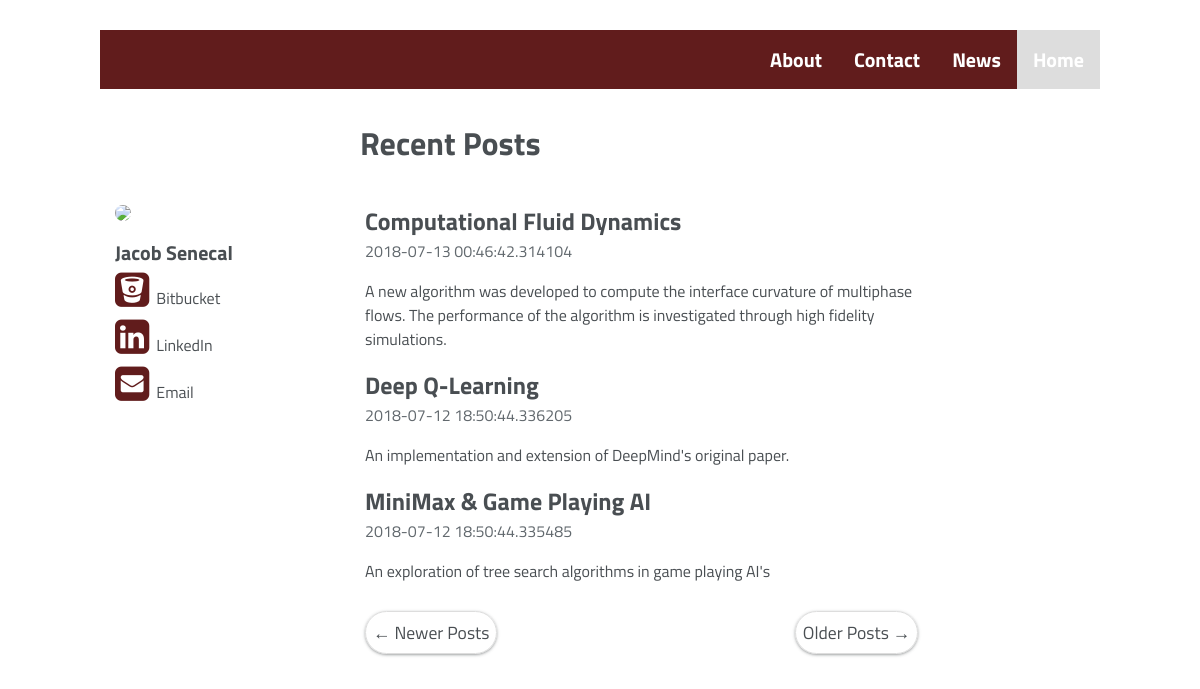
The app's page /index?page=2 with its own data.
### app/models.py (models this page shows, shortened)
class Post(db.Model):
    id = db.Column(db.Integer, primary_key=True)
    body = db.Column(db.String(140))
    timestamp = db.Column(db.DateTime, index=True, default=datetime.utcnow)
    title = db.Column(db.String(140))
    link = db.Column(db.String(140))

### app/main/routes.py (the view)
@bp.route('/')
@bp.route('/index')
def index():
    page = request.args.get('page', 1, type=int)
    posts = Post.query.order_by(Post.timestamp.desc()).paginate(page, current_app.config['POSTS_PER_PAGE'], False)
    next_url = url_for('main.index', page=posts.next_num) if posts.has_next else None
    prev_url = url_for('main.index', page=posts.prev_num) if posts.has_prev else None
    return render_template('index.html', title='Home', posts=posts.items, next_url=next_url, prev_url=prev_url)

### app/templates/index.html
{% extends "base.html" %}
{% block app_content %}
    <h1 style="margin-left: 26%;">Recent Posts</h1>
    <div class="row">
        <div class="col-3">
            <div class="bio">
                <div class="author_avatar">
                    <img id="profile" class="author_avatar" src="{{ url_for('static', filename="img/prof_pic.jpg") }}">
                </div>
                <div class="author_desc">Jacob Senecal</div>
                <div class="author_urls_wrapper">
                    <ul class="author_urls social_icons">
                        <li> <a href="#"><i class="fa fa-bitbucket-square fa-2x" aria-hidden="true"></i>Bitbucket</a></li>
                        <li><a href="#"><i class="fa fa-linkedin-square" aria-hidden="true"></i>LinkedIn</a></li>
                        <li><a href="#"><i class="fa fa-envelope-square" aria-hidden="true"></i>Email</a></li>
                    </ul>
                </div>
            </div>
        </div>
        <div class="col-7">
            {% for post in posts %}
                {% include '_post.html' %}
            {% endfor %}
            <nav aria-label="...">
                <ul class="pager">
                    <li class="previous{% if not prev_url %} disabled{% endif %}">
                        <a href="{{ prev_url or '#' }}">
                            <span aria-hidden="true">&larr;</span> Newer Posts
                        </a>
                    </li>
                    <li class="next{% if not next_url %} disabled{% endif %}">
                        <a href="{{ next_url or '#' }}">
                            Older Posts <span aria-hidden="true">&rarr;</span>
                        </a>
                    </li>
                </ul>
            </nav>
        </div>
    </div>
{% endblock %}

### app/templates/_post.html
<div class="post-head">
    <a href="#"><h2 class="post-title">{{ post.title }}</h2></a>
    <p class="post-date">{{ post.timestamp }}</p>
    <p class=post-desc>{{ post.body }}</p>
</div>

### app/static/css/main.css (style rules this page uses)
* { box-sizing: border-box; }
a { text-decoration: none; }
ul { list-style-type: none; }
.row::after { content: ""; clear: both; display: table; }
[class*="col-"] { float: left; padding: 15px; }
.col-3 { width: 25%; }
.col-7 { width: 58.33%; }
body { margin: 0; font-family: 'Titillium Web', Helvetica, sans-serif; color: #494e52; }
.author_urls { display: block; position: relative; margin: 0; padding: 0; border: 0; background: transparent; box-shadow: none; }
.author_urls_wrapper { vertical-align: middle; position: relative; }
.author_urls a { display: block; margin-bottom: 5px; padding-right: 5px; padding-top: 2px; color: inherit; font-size: 1em; text-decoration: none; }
.social_icons i { font-size: 40px; padding-right: 7px; color: rgb(97, 28, 28); }
#profile { width: 100%; max-width: 140px; border-radius: 50%; }
.author_desc { padding-top: 10px; font-size: 20px; font-weight: bold; color: #494e52; }
.post-title { color: #494e52; margin: 0; }
.post-date { color: #62696e; margin: 0; }
.pager a { border: 1px #ddd solid; border-radius: 24px; padding: 7px; color: #494e52; font-size: 1.1em; box-shadow: 0 1px 2px 0 rgba(60,64,67,0.302),0 1px 3px 1px rgba(60,64,67,0.149); }
.pager .previous { float: left; }
.pager .next { float: right; }
.pager { padding-left: 0; padding-top: 20px; }

### records on screen
Post: title "Computational Fluid Dynamics", timestamp "2018-07-13 00:46:42.314104", body "A new algorithm was developed to compute the interface curvature of multiphase flows. The performance of the algorithm is investigated through high fidelity simulations."
Post: title "Deep Q-Learning", timestamp "2018-07-12 18:50:44.336205", body "An implementation and extension of DeepMind's original paper."
Post: title "MiniMax & Game Playing AI", timestamp "2018-07-12 18:50:44.335485", body "An exploration of tree search algorithms in game playing AI's"
